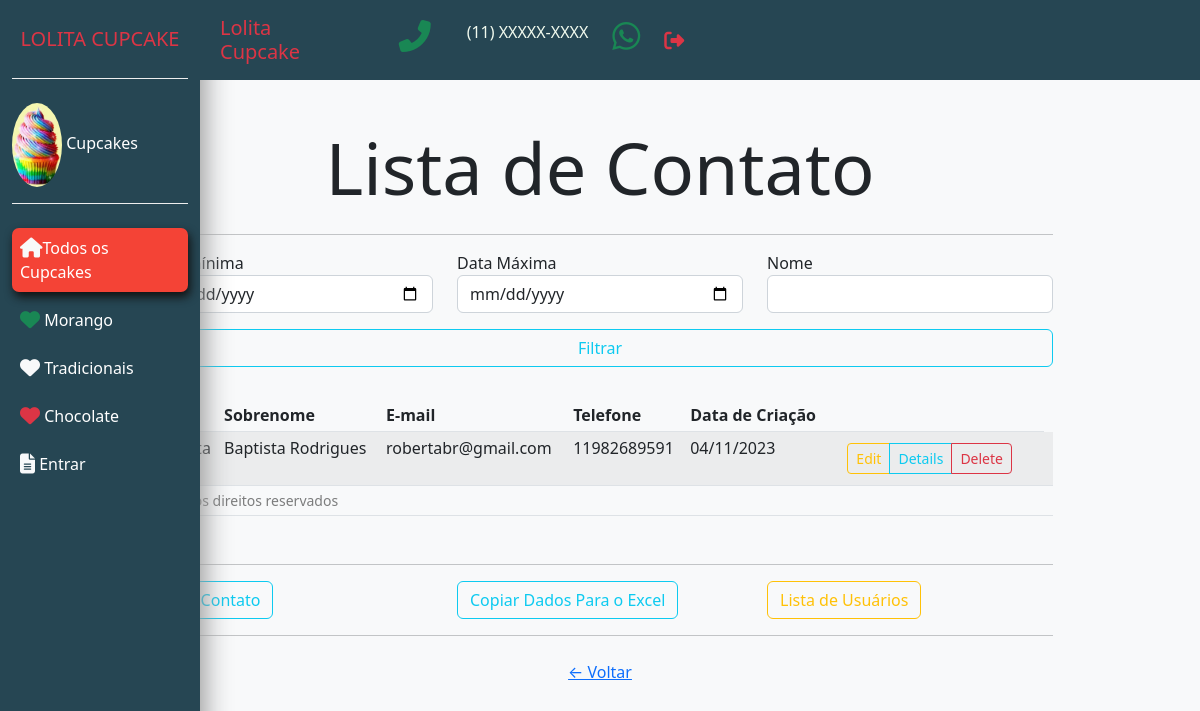
Before: /contato/list with the older database file.
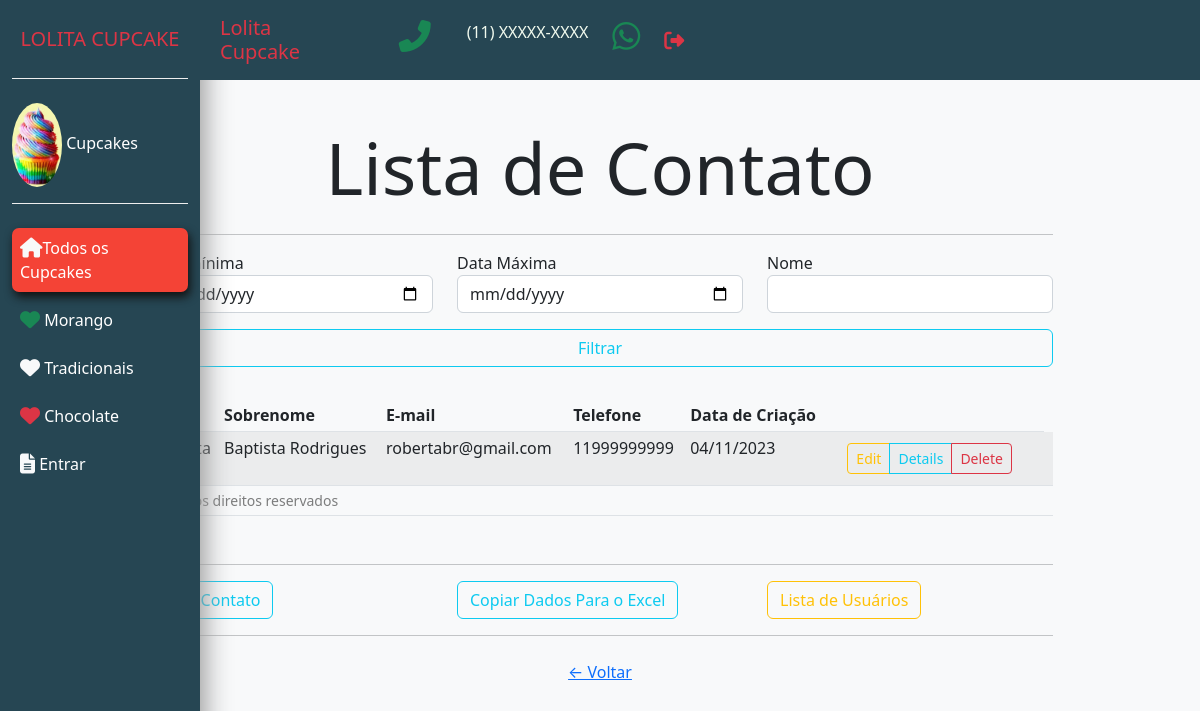
After: the same page with the newer database file.
### UCS/models.py (models this page shows, shortened)
class Contato(database.Model):
    id = database.Column(database.Integer, primary_key=True)
    nome = database.Column(database.String, nullable = False)
    sobrenome = database.Column(database.String, nullable=False)
    email = database.Column(database.String, nullable=False)
    telefone = database.Column(database.String, nullable=False)
    data_criacao = database.Column(database.DateTime, nullable=False, default=datetime.utcnow)

### UCS/routes.py (the view)
@app.route('/contato/list')
def contato_list():
    form = FormContato()
    list_contatos = Contato.query.all()
    return render_template('/contato/list.html', list_contatos=list_contatos, form=form)

### UCS/forms.py
class FormContato(FlaskForm):
    nome = StringField('Nome', validators =[DataRequired(message='Digite o nome do usuário')])
    sobrenome = StringField('Sobrenome', validators =[DataRequired(message='Digite o sobrenome do usuário ')])
    email = StringField('E-mail', validators=[DataRequired(), Email()])
    telefone = StringField('Telefone', validators=[DataRequired(message='Digite um telefone válido')])
    botao_submit = SubmitField('Cadastrar Contato')

### UCS/templates/contato/list.html (shortened to what this page needs)
{% extends 'shared/base.html' %}
{% block body %}
<section class="p-2 bg-light">
    <div class="container">
        <div class="row justify-content-center mx-auto" style="height:100vh;">
            <div class="col-sm-12 col-md-11 col-lg-10 mx-auto" style="margin-top:100px;">
                        <div class="mb-4 text-center">
                            <h1 class="display-2 texth1">Lista de Contato</h1>
                        </div>
                <hr />
                 <form role="search">
                     <div class="row">
                        <div class="col-4 form-group">
                            <label for="minDate">Data mínima</label>
                            <input type="date" id="minDate" name="minDate" class="form-control" value="{{ minDate }}" />
                        </div>
                        <div class="col-4 form-group">
                            <label for="maxDate">Data Máxima</label>
                            <input type="date" id="maxDate" name="maxDate" class="form-control" value="{{ maxDate }}" />
                        </div>
                        <div class="col-4 form-group">
                            <label for="nome">Nome</label>
                            <input type="text" id="nome" name="nome" class="form-control" value="{{ nome }}" />
                        </div>
                        <div class="col form-group">
                            <div class="d-grid gap-2">
                                <button type="submit" class="btn btn-outline-info mt-3">Filtrar</button>
                            </div>
                        </div>
                     </div>
                </form>
                    <div class="row">
                        <div class="col">
                            <div class="table-overflow mt-3 mb-3">
                                <table class="table table-striped table-hover table-sm">
                                    <thead>
                                        <tr>
                                            <th>
                                                {{ form.nome.label(class="form-control-label") }}
                                            </th>
                                            <th>
                                                {{ form.sobrenome.label(class="form-control-label") }}
                                            </th>
                                            <th>
                                                {{ form.email.label(class="form-control-label") }}
                                            </th>
                                            <th>
                                                {{ form.telefone.label(class="form-control-label") }}
                                            </th>
                                            <th>
                                                Data de Criação
                                            </th>
                                            <th></th>
                                        </tr>
                                    </thead>
                                    <tbody>
                                         {% for row in list_contatos  %}
                                            <tr>
                                                <td>
                                                </td>
                                                <td>
                                                    {{ row.sobrenome }}
                                                </td>
                                                <td>
                                                    {{ row.email }}
                                                </td>
                                                <td>
                                                    {{ row.telefone}}
                                                </td>
                                                <td>
                                                    {{ row.data_criacao.strftime('%d/%m/%Y') }}
                                                </td>
                                                <td>
                                                    <div class="btn btn-group">
                                                        <a href="{{url_for('contato_edit', row_id = row.id)}}"  class="btn btn-outline-warning btn-sm">Edit</a>
                                                        <a href="{{url_for('contato_details', row_id = row.id)}}" class="btn btn-outline-info btn-sm">Details</a>
                                                        <a href="{{url_for('contato_delete', row_id = row.id)}}" class="btn btn-outline-danger btn-sm">Delete</a>
                                                    </div>
                                                </td>
                                                <td></td>
                                            </tr>
                                     {% endfor %}
                                    </tbody>
                                    <tfoot>
                                        <tr>
                                            <td class="text-black-50 small" colspan="6">Todos os direitos reservados</td>
                                            <td></td>
                                        </tr>
                                    </tfoot>
                                </table>
                            </div>
                        </div>
                    </div>
                <hr />
                <div class="row align-content-between">
                    <div class="col">
                        <a href="{{url_for('contato_create')}}" class="btn btn-outline-info">Criar Contato</a>
                    </div>
                    <div class="col mr-3">
                        <a href="{{url_for('contato_exportardados_excel')}}" class="btn btn-outline-info">Copiar Dados Para o Excel</a>
                    </div>
                    <div class="col text-right">
                        <a href="{{url_for('login_list')}}" class="btn btn-outline-warning">Lista de Usuários</a>
                    </div>
                </div>
                <hr />
                <div class="row mt-4">
                    <div class="col text-center">
                        <a href="{{url_for('login_index')}}" class="seta-voltar">&larr; Voltar</a>
                    </div>
                </div>
            </div>
        </div>
    </div>
</section>
{% endblock %}

### UCS/templates/shared/base.html (shortened to what this page needs)
<!DOCTYPE html>
<html lang="pt-br">
    <head>
        <link href="https://cdn.jsdelivr.net/npm/bootstrap@5.2.0-beta1/dist/css/bootstrap.min.css" rel="stylesheet">
        <link rel="stylesheet" type="text/css" href="{{ url_for('static', filename='main.css') }}">
    </head>
    <body>
        {% include 'shared/navbar.html' %}
        {% block body %}
        {% endblock %}
    </body>
</html>

### UCS/templates/shared/navbar.html (shortened to what this page needs)
        <nav class="navbar navbar-expand-md navbar-light">
            <div class="collapse navbar-collapse" id="myNavbar">
                <div class="container-fluid">
                    <div class="row">
                        <div class="col-xl-2 col-lg-3 col-md-4 sidebar fixed-top">
                            <p class="navbar-brand font-weight-bold text-danger d-block mx-auto text-center py-4 mb-4 bottom-border">LOLITA CUPCAKE</p>
                            <div class="bottom-border pb-3">
                                <img src="{{ url_for('static', filename='img/mini.jpeg') }}" class="rounded-circle mr-3" width="50">
                                <p class="text-white d-inline-block">Cupcakes</p>
                            </div>
                            <ul class="navbar-nav flex-column mt-4">
                                <li class="nav-item"><a href="#vegetarianas" class="nav-link text-white p-2 mb-2 current"><i class="fas fa-home text-light fa-lg mr-3"></i>Todos os Cupcakes</a></li>
                                <li class="nav-item"><a href="#vegetarianas" class="nav-link text-white p-2 mb-2 sidebar-link"><i class="fas fa-regular fa-heart text-success fa-lg mr-3"></i> Morango</a></li>
                                <li class="nav-item"><a href="#tradicionais" class="nav-link text-white p-2 mb-2 sidebar-link"><i class="fas fa-regular fa-heart text-light fa-lg mr-3"></i> Tradicionais</a></li>
                                <li class="nav-item"><a href="#doces" class="nav-link text-white p-2 mb-2 sidebar-link"><i class="fas fa-regular fa-heart text-danger fa-lg mr-3"></i> Chocolate</a></li>
                                <li class="nav-item"><a href="{{url_for('login_index')}}" class="nav-link text-white p-2 mb-2 sidebar-link-entrar"><i class="fas fa-file-alt text-light fa-lg mr-3"></i> Entrar</a></li>
                            </ul>
                        </div>
                        <div class="col-xl-10 col-lg-9 col-md-8 ms-auto fixed-top py-2 top-navbar" style="background:#264653;">
                            <div class="row align-items-center">
                                <div class="col-xl-2 col-lg-4 col-md-2">
                                    <a class="h5 font-weight-normal text-danger mb-0 p-2 d-inline-block" style="text-decoration:none;" >Lolita Cupcake</a>
                                </div>
                                <div class="col-xl-8 col-lg-5 col-md-6 ml-auto">
                                    <ul class="navbar-nav">
                                         <li class="nav-item"><a class="nav-link text-uppercase font-weight-bold px-3"><i class="fas fa-phone-alt fa-2x mx-1 text-success" style="color: #a8dadc"></i></a></li>
                                        <li class="nav-item"><a class="nav-link text-uppercase font-weight-bold px-3" style="color: #f1faee" >(11) XXXXX-XXXX</a></li>
                                        <li title="WhatsApp" class="nav-item p-2">
                                            <a href="https://wa.me/5511XXXXXXXXX" target="_blank" class="text-success" style="text-decoration:none;">
                                                <i class="fab fa-whatsapp text-success fa-2x mr-3"></i>
                                            </a>
                                        </li>
                                        <li title="Sair" class="nav-item ml-md-auto p-2"><a href="{{url_for('sair')}}" class="nav-link" data-toggle="modal" data-target="#sign-out"><i class="fas fa-sign-out-alt text-danger fa-lg"></i></a></li>
                                    </ul>
                                </div>
                            </div>
                        </div>
                    </div>
                </div>
            </div>
        </nav>

### UCS/static/main.css (style rules this page uses)
.sidebar { height: 100vh; background: #264653; background-position: center; background-repeat: no-repeat; background-size: cover; box-shadow: 5px 7px 25px #999; }
.bottom-border { border-bottom: 1px groove #eee; }
.sidebar-link { transition: all .4s; }
.sidebar-link-entrar { transition: all .4s; }
.current { background-color: #f44336; border-radius: 7px; box-shadow: 2px 5px 10px #111; transition: all .3s; }
.table-overflow { max-height: 500px; overflow-y: auto; font-stretch: ultra-condensed; }

Changed rows visible on the page:
changed Contato "Baptista Rodrigues": telefone "11982689591" → "11999999999"
